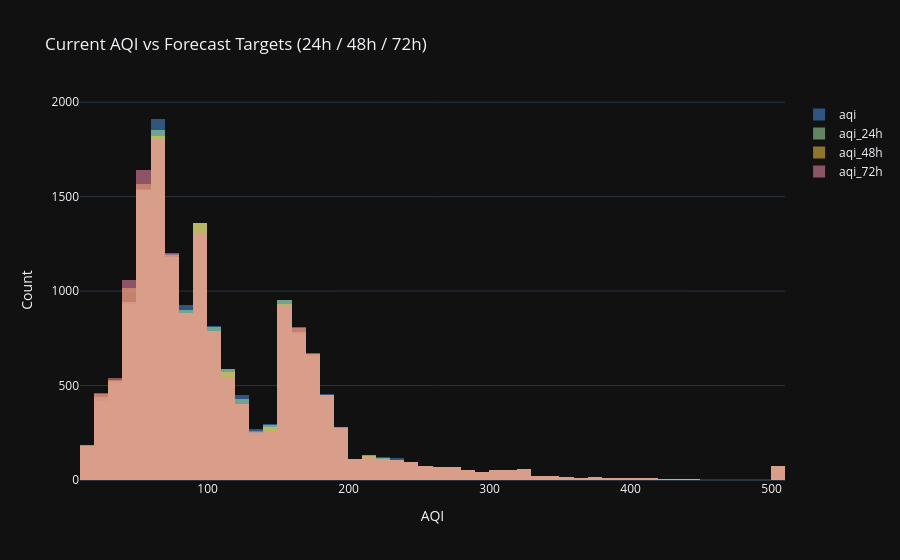

Notebook code for this chart:
### Markdown cell above
## 5b. Forecast-Target Distributions

The three targets `aqi_24h / aqi_48h / aqi_72h` are future values of the same AQI series, so they should share the current AQI's shape (right-skewed with a long hazardous tail). Confirming this supports training a **single multi-output (MIMO) model** across all three horizons rather than three separate models.

### Code cell
target_cols = ['aqi'] + [c for c in ['aqi_24h', 'aqi_48h', 'aqi_72h'] if c in df.columns]
colors = {'aqi': '#4a90d9', 'aqi_24h': '#a6e3a1', 'aqi_48h': '#f5c842', 'aqi_72h': '#f38ba8'}
fig = go.Figure()
for col in target_cols:
    fig.add_trace(go.Histogram(x=df[col].dropna(), name=col, nbinsx=60,
                               opacity=0.55, marker_color=colors.get(col)))
fig.update_layout(barmode='overlay', title='Current AQI vs Forecast Targets (24h / 48h / 72h)',
                  template='plotly_dark', xaxis_title='AQI', yaxis_title='Count')
save_plotly(fig, 'target_distributions', height=500)
fig.show()
print(df[target_cols].describe().round(1))

### Figure 1 — Plotly figure (JSON) as saved in the notebook; plotly's stock layout.template omitted (floating-point values rounded to 4 significant figures; data arrays with more than 128 entries replaced by an {"elided": "..."} marker saying what was removed)
{"data": [{"marker": {"color": "#4a90d9"}, "name": "aqi", "nbinsx": 60, "opacity": 0.55, "type": "histogram", "x": {"elided": "15777 float values"}}, {"marker": {"color": "#a6e3a1"}, "name": "aqi_24h", "nbinsx": 60, "opacity": 0.55, "type": "histogram", "x": {"elided": "15673 float values"}}, {"marker": {"color": "#f5c842"}, "name": "aqi_48h", "nbinsx": 60, "opacity": 0.55, "type": "histogram", "x": {"elided": "15673 float values"}}, {"marker": {"color": "#f38ba8"}, "name": "aqi_72h", "nbinsx": 60, "opacity": 0.55, "type": "histogram", "x": {"elided": "15673 float values"}}], "layout": {"barmode": "overlay", "title": {"text": "Current AQI vs Forecast Targets (24h / 48h / 72h)"}, "xaxis": {"title": {"text": "AQI"}}, "yaxis": {"title": {"text": "Count"}}}}
